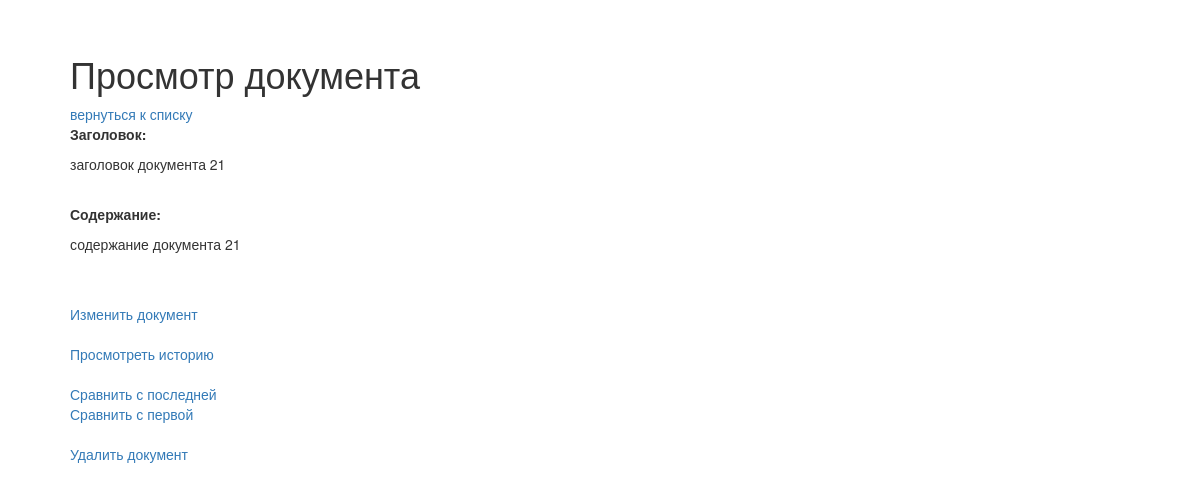
Page /docs/2 on the earlier database version.
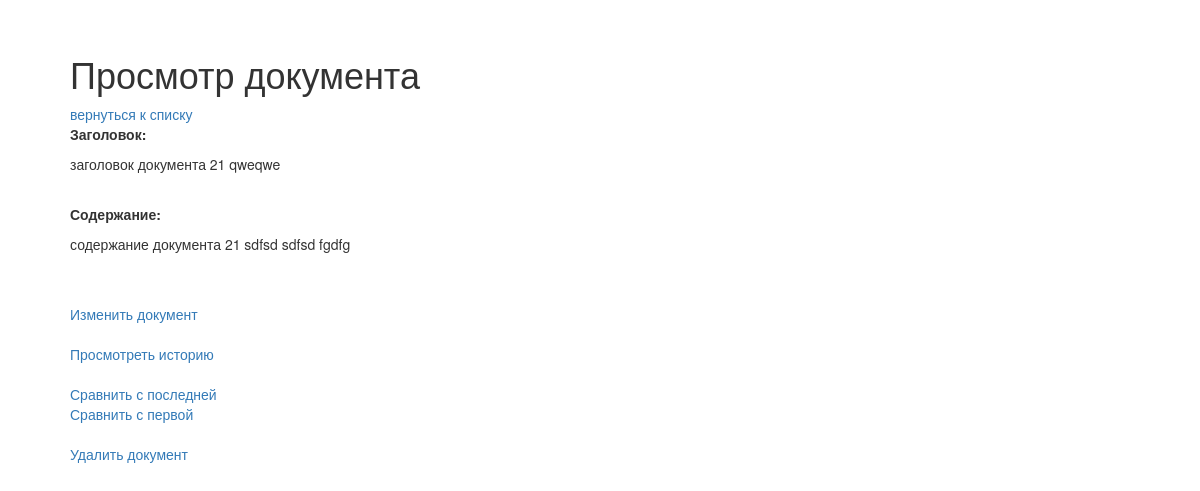
Same page on the later database version.
### models.py (models this page shows)
class Document(Base):
    __tablename__ = 't_doc'
    id = Column(Integer, primary_key=True)
    title = Column(String(100), nullable=False)
    content = Column(String(250), nullable=False)
    is_deleted = Column(Boolean, default=False)

### storage.py (the view)
@app.route('/docs/<int:doc_id>', methods=['GET'])
@error_exceptions
def get_doc(doc_id):
    doc = DB.get_doc_by_id(doc_id)
    return render_template('doc.html', doc=doc)

### DB_ORM.py (called while the page is built)
def get_doc_by_id(doc_id):
    try:
        doc = session.query(Document).filter_by(id=doc_id).one()
        return doc
    except Exception as err:
        raise NotFoundDocumentError(err)

### storage.py (called while the page is built)
def error_exceptions(func):
    @wraps(func)
    def inner_func(*args, **kwargs):
        try:
            return func(*args, **kwargs)
        except NotFoundDocumentError as err:
            return render_template('error_404.html', error=str(err))
        except SaveDocumentError as err:
            return render_template('error_save.html', error=str(err))
        except Exception as err:
            return render_template('error.html', error=str(err))
    return inner_func

### templates/doc.html
{% extends 'base.html' %}
{% block content %}
  <h1>Просмотр документа</h1>
  <a href="{{ url_for('docs') }}">вернуться к списку</a>
  <div>
    <p><strong>Заголовок:</strong></p>
    <p>{{ doc.title }}</p><br>
    <p><strong>Содержание:</strong></p>
    <p>{{ doc.content }}</p><br><br>
  </div>
  <a href="{{ url_for('save_doc', doc_id=doc.id) }}">Изменить документ</a><br><br>
  <a href="{{ url_for('archiv_for_doc', doc_id=doc.id) }}">Просмотреть историю</a><br><br>
  <a href="{{ url_for('compare_doc_major', doc_id=doc.id) }}">Сравнить с последней</a><br>
  <a href="{{ url_for('compare_doc_minor', doc_id=doc.id) }}">Сравнить с первой</a><br><br>
  <a href="{{ url_for('del_doc', doc_id=doc.id) }}">Удалить документ</a>
{% endblock %}

Differences in the rows shown:
changed Document: title "заголовок документа 21" → "заголовок документа 21 qweqwe"; content "содержание документа 21" → "содержание документа 21 sdfsd sdfsd fgdfg"
